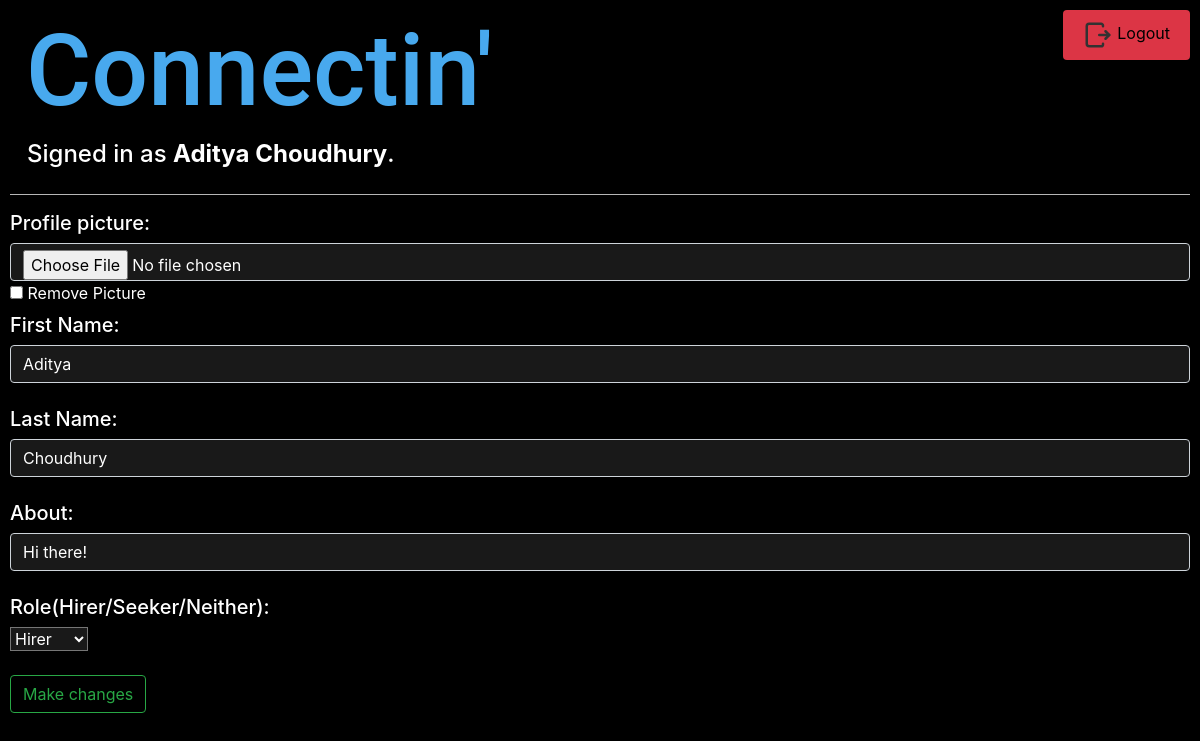
/edit (signed in), run on an earlier commit of the app's database.
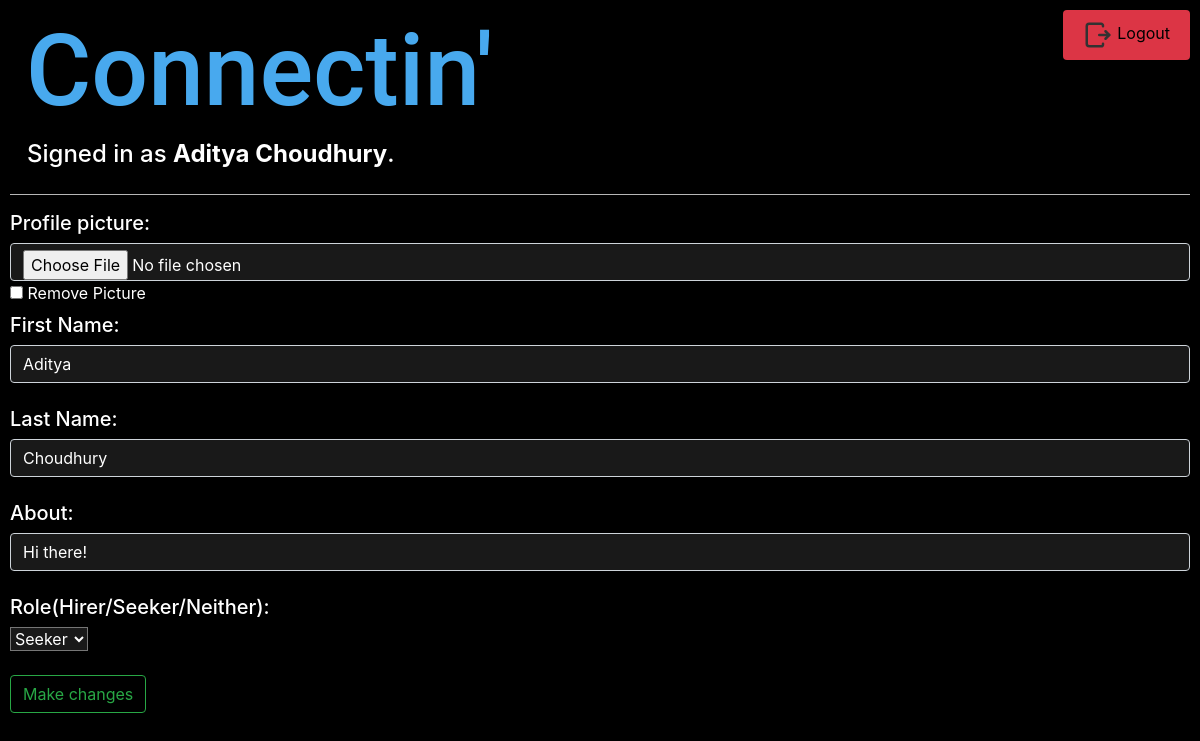
And on a later commit of the database.
### lprofile/models.py (models this page shows, shortened)
class profile1(models.Model):
    profowner=models.ForeignKey(User,on_delete=models.CASCADE,blank=True,null=True,related_name="profowner")
    role=models.CharField(max_length=10,default='Neither')
    profimg=models.ImageField(null=True,blank=True,upload_to="media/profimages")
    cv=models.FileField(null=True,blank=True,upload_to="media/cvfiles")
    about=models.CharField(max_length=300,blank=True)
    follower=models.ManyToManyField(User,related_name="follower",blank=True)
    followers=models.ManyToManyField(User,related_name="followers",blank=True)
    connections=models.ManyToManyField(User,related_name="connections",blank=True)
    requests=models.ManyToManyField(User,related_name="requests",blank=True)

### lprofile/views.py (the view, shortened to what this page needs)
# urls.py: path("edit",views.editprof, name="edit"),
def editprof(request):
    myprof=profile1.objects.get(profowner=request.user)
    if request.method=='GET':
        return render(request,'lprofile/editprof.html',{
            'myprof':myprof
        })

### lprofile/templates/lprofile/editprof.html (shortened to what this page needs)
{% extends "lprofile/layout.html" %}
{% block body %}
    {% if user.is_authenticated %}
        <form action="{% url 'edit' %}" method="POST" enctype="multipart/form-data">
            <h5>Profile picture:</h5>
            <input style="background-color: rgb(25,25,25);color: white;" type="file" class="form-control" name="pic">
            <label>
                <input type="checkbox" name="remove_picture"> Remove Picture
            </label>
            <h5>First Name:</h5>
            <input style="background-color: rgb(25,25,25);color: white;" type="text" class="form-control" name="firstname" value="{{ myprof.profowner.first_name }}"><br>
            <h5>Last Name:</h5>
            <input style="background-color: rgb(25,25,25);color: white;" type="text" class="form-control" name="lastname" value="{{ myprof.profowner.last_name }}"><br>
            <h5>About:</h5>
            <input style="background-color: rgb(25,25,25);color: white;" type="text" class="form-control" name="about" value="{{ myprof.about }}"><br>
            <h5>Role(Hirer/Seeker/Neither):</h5>
            <select style="background-color: rgb(25,25,25);color: white;" id="role" name="role">
                {% if myprof.role == 'Neither' %}
                <option selected>Neither</option>
                <option>Hirer</option>
                <option>Seeker</option>
                {% elif myprof.role == 'Hirer' %}
                <option selected>Hirer</option>
                {% elif myprof.role == 'Seeker' %}
                <option selected>Seeker</option>
                {% endif %}
            </select><br>
            <br>
            <button type="submit" class="btn btn-outline-success">Make changes</button>
        </form>
    {% else %}
        <h2 style="text-align: center">Login/Signup first!</h2>
    {% endif %}
{% endblock %}

What changed in the data, as far as the page shows it:
changed profile1 "Hi there!": role "Hirer" → "Seeker"
